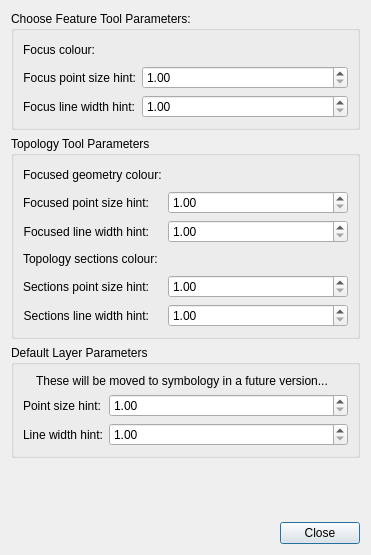
<?xml version="1.0" encoding="UTF-8"?>
<ui version="4.0">
 <class>ConfigureCanvasToolGeometryRenderParametersDialog</class>
 <widget class="QDialog" name="ConfigureCanvasToolGeometryRenderParametersDialog">
  <property name="geometry">
   <rect>
    <x>0</x>
    <y>0</y>
    <width>371</width>
    <height>555</height>
   </rect>
  </property>
  <property name="windowTitle">
   <string>Configure Geometry Rendering</string>
  </property>
  <property name="windowIcon">
   <iconset resource="../qt-resources/qt_widgets.qrc">
    <normaloff>:/GPlates-icon-160x160-opaque.png</normaloff>:/GPlates-icon-160x160-opaque.png</iconset>
  </property>
  <property name="modal">
   <bool>true</bool>
  </property>
  <layout class="QVBoxLayout" name="verticalLayout">
   <item>
    <widget class="QGroupBox" name="choose_feature_tool_groupbox">
     <property name="title">
      <string>Choose Feature Tool Parameters:</string>
     </property>
     <layout class="QFormLayout" name="formLayout">
      <property name="fieldGrowthPolicy">
       <enum>QFormLayout::AllNonFixedFieldsGrow</enum>
      </property>
      <item row="1" column="0">
       <widget class="QLabel" name="focused_feature_clicked_geometry_colour_label">
        <property name="text">
         <string>Focus colour:</string>
        </property>
       </widget>
      </item>
      <item row="1" column="1">
       <widget class="QWidget" name="focused_feature_clicked_geometry_colour_widget" native="true">
        <layout class="QHBoxLayout" name="horizontalLayout">
         <property name="spacing">
          <number>0</number>
         </property>
         <property name="margin">
          <number>0</number>
         </property>
         <item>
          <widget class="QWidget" name="focused_feature_clicked_geometry_colour_button_placeholder_widget" native="true"/>
         </item>
         <item>
          <spacer name="horizontalSpacer">
           <property name="orientation">
            <enum>Qt::Horizontal</enum>
           </property>
           <property name="sizeHint" stdset="0">
            <size>
             <width>203</width>
             <height>20</height>
            </size>
           </property>
          </spacer>
         </item>
        </layout>
       </widget>
      </item>
      <item row="3" column="0">
       <widget class="QLabel" name="focused_feature_point_size_hint_label">
        <property name="text">
         <string>Focus point size hint:</string>
        </property>
        <property name="alignment">
         <set>Qt::AlignRight|Qt::AlignTrailing|Qt::AlignVCenter</set>
        </property>
       </widget>
      </item>
      <item row="3" column="1">
       <widget class="QDoubleSpinBox" name="focused_feature_point_size_hint_spinbox">
        <property name="keyboardTracking">
         <bool>false</bool>
        </property>
        <property name="decimals">
         <number>2</number>
        </property>
        <property name="minimum">
         <double>1.000000000000000</double>
        </property>
        <property name="maximum">
         <double>20.000000000000000</double>
        </property>
        <property name="singleStep">
         <double>0.200000000000000</double>
        </property>
       </widget>
      </item>
      <item row="5" column="0">
       <widget class="QLabel" name="focused_feature_line_width_hint_label">
        <property name="text">
         <string>Focus line width hint:</string>
        </property>
        <property name="alignment">
         <set>Qt::AlignRight|Qt::AlignTrailing|Qt::AlignVCenter</set>
        </property>
       </widget>
      </item>
      <item row="5" column="1">
       <widget class="QDoubleSpinBox" name="focused_feature_line_width_hint_spinbox">
        <property name="keyboardTracking">
         <bool>false</bool>
        </property>
        <property name="decimals">
         <number>2</number>
        </property>
        <property name="minimum">
         <double>1.000000000000000</double>
        </property>
        <property name="maximum">
         <double>20.000000000000000</double>
        </property>
        <property name="singleStep">
         <double>0.200000000000000</double>
        </property>
       </widget>
      </item>
     </layout>
    </widget>
   </item>
   <item>
    <widget class="QGroupBox" name="topology_tools_groupbox">
     <property name="title">
      <string>Topology Tool Parameters</string>
     </property>
     <layout class="QFormLayout" name="formLayout_2">
      <item row="0" column="0">
       <widget class="QLabel" name="topology_focus_colour_label">
        <property name="text">
         <string>Focused geometry colour:</string>
        </property>
       </widget>
      </item>
      <item row="0" column="1">
       <widget class="QWidget" name="topology_focus_colour_widget" native="true">
        <layout class="QHBoxLayout" name="horizontalLayout_3">
         <property name="spacing">
          <number>0</number>
         </property>
         <property name="margin">
          <number>0</number>
         </property>
         <item>
          <widget class="QWidget" name="topology_focus_colour_button_placeholder_widget" native="true"/>
         </item>
         <item>
          <spacer name="horizontalSpacer_3">
           <property name="orientation">
            <enum>Qt::Horizontal</enum>
           </property>
           <property name="sizeHint" stdset="0">
            <size>
             <width>203</width>
             <height>20</height>
            </size>
           </property>
          </spacer>
         </item>
        </layout>
       </widget>
      </item>
      <item row="1" column="0">
       <widget class="QLabel" name="topology_focus_point_size_hint_label">
        <property name="text">
         <string>Focused point size hint:</string>
        </property>
        <property name="alignment">
         <set>Qt::AlignRight|Qt::AlignTrailing|Qt::AlignVCenter</set>
        </property>
       </widget>
      </item>
      <item row="1" column="1">
       <widget class="QDoubleSpinBox" name="topology_focus_point_size_hint_spinbox">
        <property name="keyboardTracking">
         <bool>false</bool>
        </property>
        <property name="decimals">
         <number>2</number>
        </property>
        <property name="minimum">
         <double>1.000000000000000</double>
        </property>
        <property name="maximum">
         <double>20.000000000000000</double>
        </property>
        <property name="singleStep">
         <double>0.200000000000000</double>
        </property>
       </widget>
      </item>
      <item row="2" column="0">
       <widget class="QLabel" name="topology_focus_line_width_hint_label">
        <property name="text">
         <string>Focused line width hint:</string>
        </property>
        <property name="alignment">
         <set>Qt::AlignRight|Qt::AlignTrailing|Qt::AlignVCenter</set>
        </property>
       </widget>
      </item>
      <item row="2" column="1">
       <widget class="QDoubleSpinBox" name="topology_focus_line_width_hint_spinbox">
        <property name="keyboardTracking">
         <bool>false</bool>
        </property>
        <property name="decimals">
         <number>2</number>
        </property>
        <property name="minimum">
         <double>1.000000000000000</double>
        </property>
        <property name="maximum">
         <double>20.000000000000000</double>
        </property>
        <property name="singleStep">
         <double>0.200000000000000</double>
        </property>
       </widget>
      </item>
      <item row="3" column="0">
       <widget class="QLabel" name="topology_sections_colour_label">
        <property name="text">
         <string>Topology sections colour:</string>
        </property>
       </widget>
      </item>
      <item row="3" column="1">
       <widget class="QWidget" name="topology_sections_colour_widget" native="true">
        <layout class="QHBoxLayout" name="horizontalLayout_2">
         <property name="spacing">
          <number>0</number>
         </property>
         <property name="margin">
          <number>0</number>
         </property>
         <item>
          <widget class="QWidget" name="topology_sections_colour_button_placeholder_widget" native="true"/>
         </item>
         <item>
          <spacer name="horizontalSpacer_2">
           <property name="orientation">
            <enum>Qt::Horizontal</enum>
           </property>
           <property name="sizeHint" stdset="0">
            <size>
             <width>203</width>
             <height>20</height>
            </size>
           </property>
          </spacer>
         </item>
        </layout>
       </widget>
      </item>
      <item row="4" column="0">
       <widget class="QLabel" name="topology_sections_point_size_hint_label">
        <property name="text">
         <string>Sections point size hint:</string>
        </property>
        <property name="alignment">
         <set>Qt::AlignRight|Qt::AlignTrailing|Qt::AlignVCenter</set>
        </property>
       </widget>
      </item>
      <item row="4" column="1">
       <widget class="QDoubleSpinBox" name="topology_sections_point_size_hint_spinbox">
        <property name="keyboardTracking">
         <bool>false</bool>
        </property>
        <property name="decimals">
         <number>2</number>
        </property>
        <property name="minimum">
         <double>1.000000000000000</double>
        </property>
        <property name="maximum">
         <double>20.000000000000000</double>
        </property>
        <property name="singleStep">
         <double>0.200000000000000</double>
        </property>
       </widget>
      </item>
      <item row="5" column="0">
       <widget class="QLabel" name="topology_sections_line_width_hint_label">
        <property name="text">
         <string>Sections line width hint:</string>
        </property>
        <property name="alignment">
         <set>Qt::AlignRight|Qt::AlignTrailing|Qt::AlignVCenter</set>
        </property>
       </widget>
      </item>
      <item row="5" column="1">
       <widget class="QDoubleSpinBox" name="topology_sections_line_width_hint_spinbox">
        <property name="keyboardTracking">
         <bool>false</bool>
        </property>
        <property name="decimals">
         <number>2</number>
        </property>
        <property name="minimum">
         <double>1.000000000000000</double>
        </property>
        <property name="maximum">
         <double>20.000000000000000</double>
        </property>
        <property name="singleStep">
         <double>0.200000000000000</double>
        </property>
       </widget>
      </item>
     </layout>
    </widget>
   </item>
   <item>
    <widget class="QGroupBox" name="layers_groupbox">
     <property name="title">
      <string>Default Layer Parameters</string>
     </property>
     <layout class="QFormLayout" name="formLayout_3">
      <item row="0" column="0" colspan="2">
       <layout class="QHBoxLayout" name="reconstruction_layer_warning_layout">
        <property name="margin">
         <number>0</number>
        </property>
        <item>
         <widget class="QLabel" name="reconstruction_layer_warning_icon">
          <property name="sizePolicy">
           <sizepolicy hsizetype="Maximum" vsizetype="Preferred">
            <horstretch>0</horstretch>
            <verstretch>0</verstretch>
           </sizepolicy>
          </property>
          <property name="text">
           <string/>
          </property>
          <property name="pixmap">
           <pixmap resource="../qt-resources/qt_widgets.qrc">:/gnome_dialog_warning_16.png</pixmap>
          </property>
         </widget>
        </item>
        <item>
         <widget class="QLabel" name="reconstruction_layer_warning_label">
          <property name="text">
           <string>These will be moved to symbology in a future version...</string>
          </property>
         </widget>
        </item>
       </layout>
      </item>
      <item row="1" column="0">
       <widget class="QLabel" name="reconstruction_layer_point_size_hint_label">
        <property name="text">
         <string>Point size hint:</string>
        </property>
        <property name="alignment">
         <set>Qt::AlignRight|Qt::AlignTrailing|Qt::AlignVCenter</set>
        </property>
       </widget>
      </item>
      <item row="1" column="1">
       <widget class="QDoubleSpinBox" name="reconstruction_layer_point_size_hint_spinbox">
        <property name="keyboardTracking">
         <bool>false</bool>
        </property>
        <property name="decimals">
         <number>2</number>
        </property>
        <property name="minimum">
         <double>1.000000000000000</double>
        </property>
        <property name="maximum">
         <double>20.000000000000000</double>
        </property>
        <property name="singleStep">
         <double>0.200000000000000</double>
        </property>
       </widget>
      </item>
      <item row="2" column="0">
       <widget class="QLabel" name="reconstruction_layer_line_width_hint_label">
        <property name="text">
         <string>Line width hint:</string>
        </property>
        <property name="alignment">
         <set>Qt::AlignRight|Qt::AlignTrailing|Qt::AlignVCenter</set>
        </property>
       </widget>
      </item>
      <item row="2" column="1">
       <widget class="QDoubleSpinBox" name="reconstruction_layer_line_width_hint_spinbox">
        <property name="keyboardTracking">
         <bool>false</bool>
        </property>
        <property name="decimals">
         <number>2</number>
        </property>
        <property name="minimum">
         <double>1.000000000000000</double>
        </property>
        <property name="maximum">
         <double>20.000000000000000</double>
        </property>
        <property name="singleStep">
         <double>0.200000000000000</double>
        </property>
       </widget>
      </item>
     </layout>
    </widget>
   </item>
   <item>
    <spacer name="verticalSpacer">
     <property name="orientation">
      <enum>Qt::Vertical</enum>
     </property>
     <property name="sizeHint" stdset="0">
      <size>
       <width>20</width>
       <height>0</height>
      </size>
     </property>
    </spacer>
   </item>
   <item>
    <widget class="QDialogButtonBox" name="buttonBox">
     <property name="standardButtons">
      <set>QDialogButtonBox::Close</set>
     </property>
    </widget>
   </item>
  </layout>
 </widget>
 <resources>
  <include location="../qt-resources/qt_widgets.qrc"/>
 </resources>
 <connections>
  <connection>
   <sender>buttonBox</sender>
   <signal>accepted()</signal>
   <receiver>ConfigureCanvasToolGeometryRenderParametersDialog</receiver>
   <slot>accept()</slot>
   <hints>
    <hint type="sourcelabel">
     <x>185</x>
     <y>187</y>
    </hint>
    <hint type="destinationlabel">
     <x>185</x>
     <y>103</y>
    </hint>
   </hints>
  </connection>
  <connection>
   <sender>buttonBox</sender>
   <signal>rejected()</signal>
   <receiver>ConfigureCanvasToolGeometryRenderParametersDialog</receiver>
   <slot>reject()</slot>
   <hints>
    <hint type="sourcelabel">
     <x>185</x>
     <y>187</y>
    </hint>
    <hint type="destinationlabel">
     <x>185</x>
     <y>103</y>
    </hint>
   </hints>
  </connection>
 </connections>
</ui>
